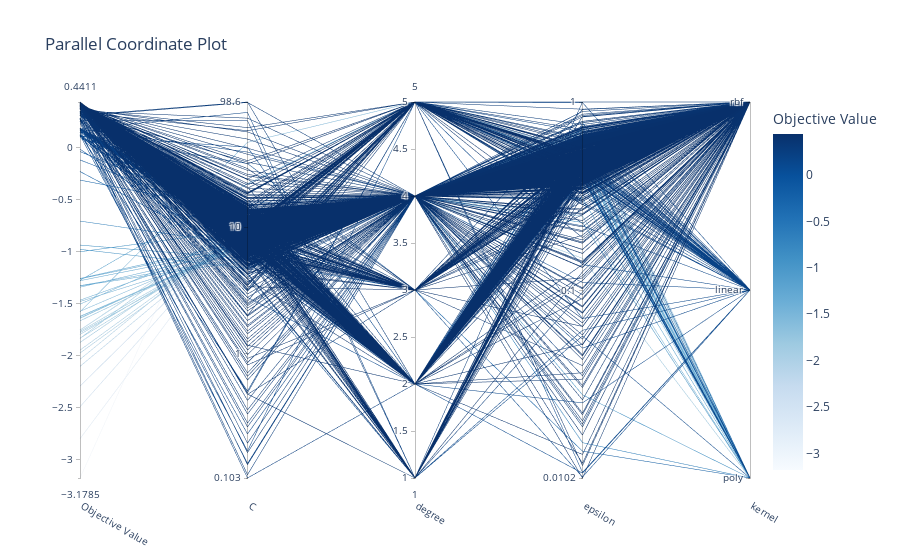

The notebook cell this image was saved under:
### Code cell
optuna.visualization.plot_parallel_coordinate(study)

### Figure 1 — Plotly figure (JSON) as saved in the notebook; plotly's stock layout.template omitted (floating-point values rounded to 4 significant figures; data arrays with more than 128 entries replaced by an {"elided": "..."} marker saying what was removed)
{"data": [{"dimensions": [{"label": "Objective Value", "range": [-3.178, 0.4411], "values": {"elided": "1000 float values"}}, {"label": "C", "range": [-0.989, 1.994], "ticktext": ["0.103", "1", "10", "98.6"], "tickvals": [-0.989, 0, 1, 1.994], "values": {"elided": "1000 float values"}}, {"label": "degree", "range": [1, 5], "values": {"elided": "1000 int values"}}, {"label": "epsilon", "range": [-1.99, -0.0001641], "ticktext": ["0.0102", "0.1", "1"], "tickvals": [-1.99, -1, -0.0001641], "values": {"elided": "1000 float values"}}, {"label": "kernel", "range": [0, 2], "ticktext": ["poly", "linear", "rbf"], "tickvals": [0, 1, 2], "values": {"elided": "1000 int values"}}], "labelangle": 30, "labelside": "bottom", "line": {"color": {"elided": "1000 float values"}, "colorbar": {"title": {"text": "Objective Value"}}, "colorscale": [[0, "rgb(247,251,255)"], [0.125, "rgb(222,235,247)"], [0.25, "rgb(198,219,239)"], [0.375, "rgb(158,202,225)"], [0.5, "rgb(107,174,214)"], [0.625, "rgb(66,146,198)"], [0.75, "rgb(33,113,181)"], [0.875, "rgb(8,81,156)"], [1, "rgb(8,48,107)"]], "reversescale": false, "showscale": true}, "type": "parcoords"}], "layout": {"title": {"text": "Parallel Coordinate Plot"}}}
